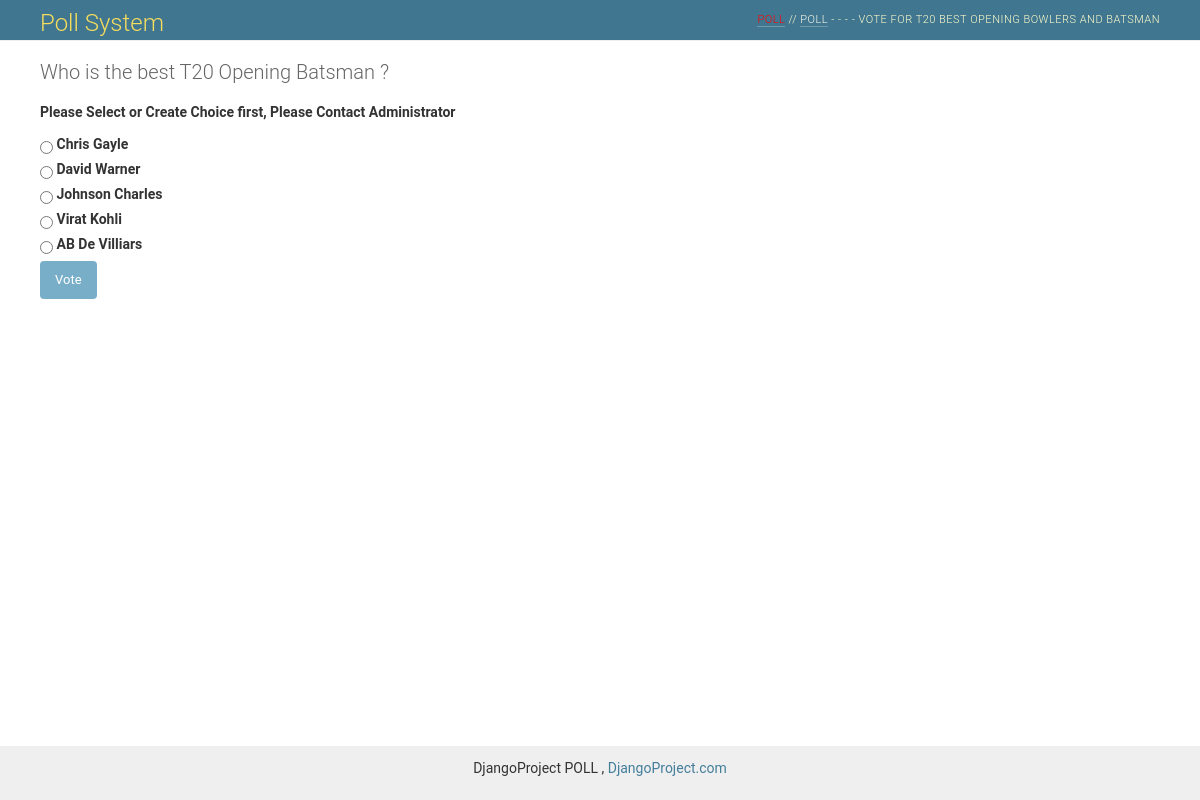
/poll/2/vote/, run on the app's committed database.
### poll/models.py (models this page shows, shortened)
class Question(models.Model):
    question_text = models.CharField('Question ', max_length=500, help_text="Enter your Question")
    pub_date = models.CharField(help_text='Date Published', max_length=200)
    def was_published_recently(self):
        now = timezone.now()
        return now - datetime.timedelta(days=1) <= self.pub_date <= now
    was_published_recently.admin_order_field = 'pub_date'
    was_published_recently.boolean = True
    was_published_recently.short_description = 'Published recently?'

class Choice(models.Model):
    question = models.ForeignKey(Question, on_delete=models.CASCADE, blank=True)
    choice_text = models.CharField('Poll Option', max_length=200, help_text="Enter Poll option for Choosen Question")
    votes = models.IntegerField(default=0, help_text="Enter Vote Count")

### poll/views.py (the view)
# urls.py: url(r'^(?P<question_id>[0-9]+)/vote/$', views.vote, name='vote'),
def vote(request, question_id):
    question = get_object_or_404(Question, id=question_id)
    try:
        selected_choice = question.choice_set.get(id=request.POST['choice'])
    except (KeyError, Choice.DoesNotExist):
        return render(request, 'poll/detail.html', {
            'question': question,
            'error_message': "Please Select or Create Choice first, Please Contact Administrator",
            'count': calculate()
        })
    else:
        selected_choice.votes += 1
        selected_choice.save()
        return HttpResponseRedirect(reverse('poll:results', args=(question.id,)))

### poll/views.py (called while the page is built)
def calculate():
    question = Question.objects.count()
    choice = Choice.objects.count()
    totalVotes = [c.votes for c in Choice.objects.all()]
    return {'questionCount': question, 'choiceCount': choice, 'totalVotes': sum(totalVotes)}

### django_example/templates/poll/detail.html (shortened to what this page needs)
{% extends "poll/base.html" %}
{% block content %}
<h1>{{ question.question_text }}</h1>
{% if error_message %}<p><strong>{{ error_message }}</strong></p>{% endif %}
<form action="{% url 'poll:vote' question.id %}" method="post">
{% for choice in question.choice_set.all %}
    <input type="radio" name="choice" id="choice{{ forloop.counter }}" value="{{ choice.id }}" />
    <label for="choice{{ forloop.counter }}">{{ choice.choice_text }}</label><br />
{% endfor %}
<input type="submit" value="Vote" />
</form>
{% endblock %}

### poll/static/css/base.css (style rules this page uses)
body { margin: 0; padding: 0; font-size: 14px; font-family: "Roboto","Lucida Grande","DejaVu Sans","Bitstream Vera Sans",Verdana,Arial,sans-serif; color: #333; background: #fff; }
p, ol, ul, dl { margin: .2em 0 .8em 0; }
p { padding: 0; line-height: 140%; }
h1,h2,h3,h4,h5 { font-weight: bold; }
h1 { margin: 0 0 20px; font-weight: 300; font-size: 20px; color: #666; }
form { margin: 0; padding: 0; }
input, textarea, select, .form-row p, form .button { margin: 2px 0; padding: 2px 3px; vertical-align: middle; font-family: "Roboto", "Lucida Grande", Verdana, Arial, sans-serif; font-weight: normal; font-size: 13px; }
.button, input[type=submit], input[type=button], .submit-row input, a.button { background: #79aec8; padding: 10px 15px; border: none; border-radius: 4px; color: #fff; cursor: pointer; }

### data on the page
Question: question_text "Who is the best T20 Opening Batsman ?"
Choice: choice_text "Chris Gayle"
Choice: choice_text "David Warner"
Choice: choice_text "Johnson Charles"
Choice: choice_text "Virat Kohli"
Choice: choice_text "AB De Villiars"

### other printed values
{{ error_message }} "Please Select or Create Choice first, Please Contact Administrator"
